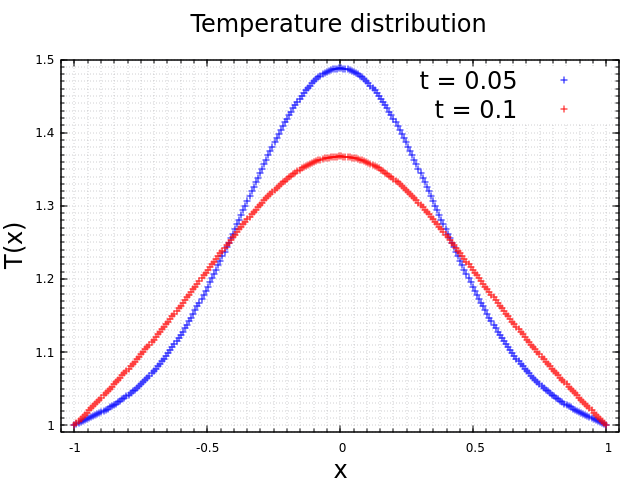

This figure's gnuplot source:
reset

set title "Temperature distribution" font ",18"
set key top right font ",18"
set grid mxtics mytics

set xlabel "x" font ",18"
set xrange[-1.05:1.05]
set xtic font ",9"
set mxtics 10

set ylabel "T(x)" font ",18"
set yrange[0.99:1.5]
set ytic font ",9"
set mytics 10

plot "heat_eq.dat" index 0 title "t = 0.05" lc rgb "blue" pt 1 ps 1, \
	"heat_eq.dat" index 1 title "t = 0.1" lc rgb "red" pt 1 ps 1
